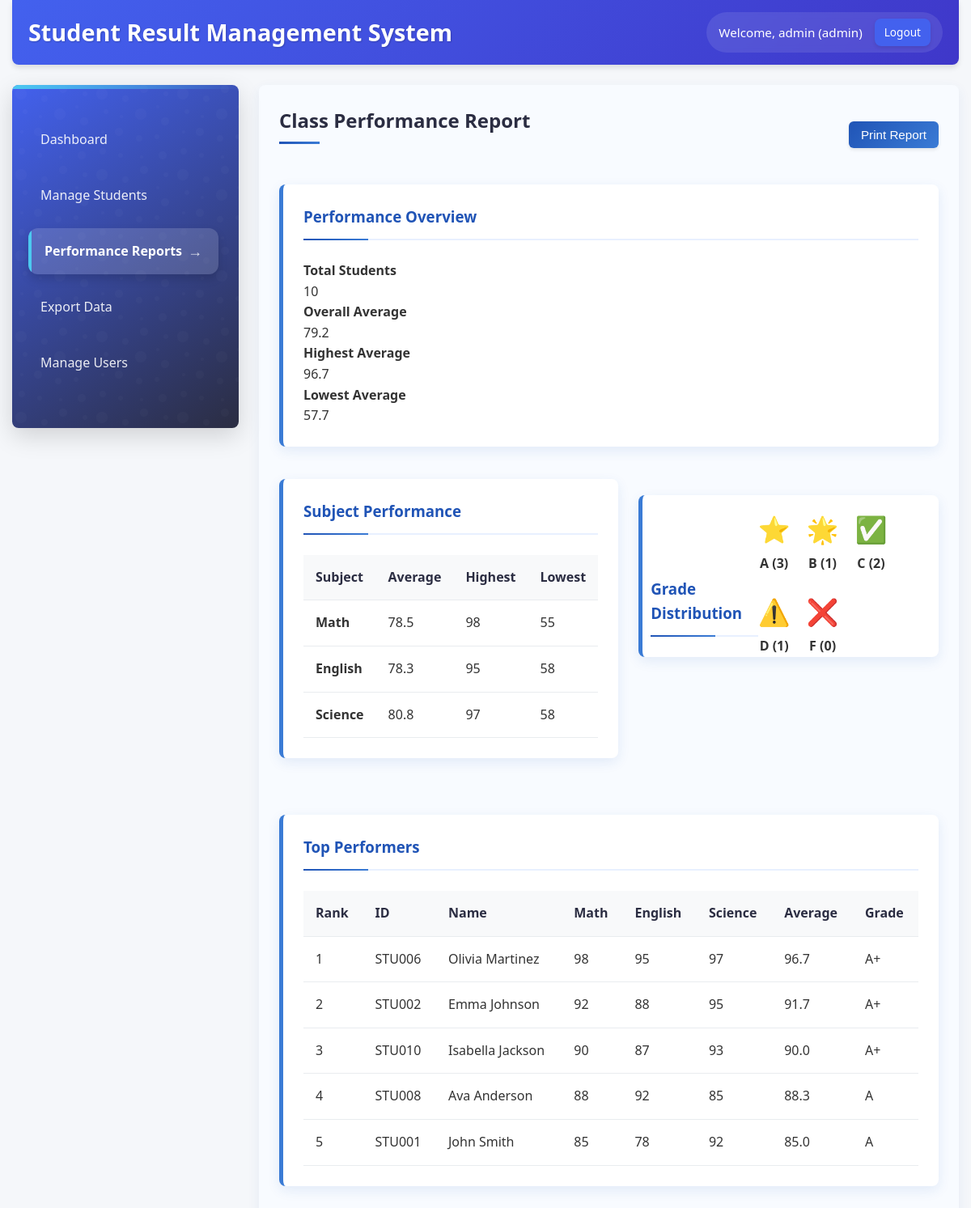
/reports.php (signed in), run on the app's committed database.
### tables this page shows
CREATE TABLE students (
    id INT AUTO_INCREMENT PRIMARY KEY,
    student_id VARCHAR(20) NOT NULL UNIQUE,
    name VARCHAR(100) NOT NULL,
    math INT NOT NULL,
    english INT NOT NULL,
    science INT NOT NULL,
    total INT NOT NULL,
    average DECIMAL(5,2) NOT NULL,
    grade VARCHAR(2) NOT NULL,
    created_by INT,
    created_at TIMESTAMP DEFAULT CURRENT_TIMESTAMP,
    updated_at TIMESTAMP DEFAULT CURRENT_TIMESTAMP ON UPDATE CURRENT_TIMESTAMP,
    FOREIGN KEY (created_by) REFERENCES users(id) ON DELETE SET NULL
);

### reports.php (the view, shortened to what this page needs)
<?php
require_once 'config.php';
$stats = array();
$query = "SELECT COUNT(*) as total FROM students";
$result = $conn->query($query);
$stats['total_students'] = ($result && $row = $result->fetch_assoc()) ? $row['total'] : 0;
$query = "SELECT
    AVG(math) as avg_math,
    AVG(english) as avg_english,
    AVG(science) as avg_science,
    AVG(average) as overall_avg
    FROM students";
$result = $conn->query($query);
if ($result && $row = $result->fetch_assoc()) {
    $stats['avg_math'] = round($row['avg_math'], 1);
    $stats['avg_english'] = round($row['avg_english'], 1);
    $stats['avg_science'] = round($row['avg_science'], 1);
    $stats['overall_avg'] = round($row['overall_avg'], 1);
}
$query = "SELECT
    MAX(math) as max_math, MIN(math) as min_math,
    MAX(english) as max_english, MIN(english) as min_english,
    MAX(science) as max_science, MIN(science) as min_science,
    MAX(average) as max_avg, MIN(average) as min_avg
    FROM students";
$result = $conn->query($query);
if ($result && $row = $result->fetch_assoc()) {
    $stats['max_math'] = $row['max_math'];
    $stats['min_math'] = $row['min_math'];
    $stats['max_english'] = $row['max_english'];
    $stats['min_english'] = $row['min_english'];
    $stats['max_science'] = $row['max_science'];
    $stats['min_science'] = $row['min_science'];
    $stats['max_avg'] = round($row['max_avg'], 1);
    $stats['min_avg'] = round($row['min_avg'], 1);
}
$query = "SELECT grade, COUNT(*) as count FROM students GROUP BY grade ORDER BY grade";
$result = $conn->query($query);
$grade_distribution = array();
if ($result) {
    while ($row = $result->fetch_assoc()) {
        $grade_distribution[$row['grade']] = $row['count'];
    }
}
$query = "SELECT * FROM students ORDER BY average DESC LIMIT 5";
$result = $conn->query($query);
$top_performers = array();
if ($result) {
    while ($row = $result->fetch_assoc()) {
        $top_performers[] = $row;
    }
}
?>
<!DOCTYPE html>
<html lang="en">
<head>
    <link rel="stylesheet" href="styles.css">
</head>
<body>
    <div class="container">
        <div class="header">
            <h1>Student Result Management System</h1>
            <div class="user-info">
                Welcome, <?php echo htmlspecialchars($_SESSION['username']); ?> (<?php echo htmlspecialchars($_SESSION['role']); ?>)
                <a href="logout.php" class="btn btn-sm">Logout</a>
            </div>
        </div>
        <div class="dashboard">
            <div class="sidebar">
                <ul class="menu">
                    <li><a href="dashboard.php">Dashboard</a></li>
                    <li><a href="manage_students.php">Manage Students</a></li>
                    <li><a href="reports.php" class="active">Performance Reports</a></li>
                    <li><a href="export.php">Export Data</a></li>
                    <?php if ($_SESSION['role'] == 'admin'): ?>
                        <li><a href="manage_users.php">Manage Users</a></li>
                    <?php endif; ?>
                </ul>
            </div>
            <div class="main-content">
                <div class="report-header">
                    <h2>Class Performance Report</h2>
                    <div class="report-actions">
                        <button class="btn" onclick="window.print()">Print Report</button>
                    </div>
                </div>
                <div class="report-section overview-section">
                    <h3>Performance Overview</h3>
                    <div class="stats-grid">
                        <div class="stat-box">
                            <h4>Total Students</h4>
                            <div class="stat-value"><?php echo $stats['total_students']; ?></div>
                        </div>
                        <div class="stat-box">
                            <h4>Overall Average</h4>
                            <div class="stat-value"><?php echo $stats['overall_avg']; ?></div>
                        </div>
                        <div class="stat-box">
                            <h4>Highest Average</h4>
                            <div class="stat-value"><?php echo $stats['max_avg']; ?></div>
                        </div>
                        <div class="stat-box">
                            <h4>Lowest Average</h4>
                            <div class="stat-value"><?php echo $stats['min_avg']; ?></div>
                        </div>
                    </div>
                </div>
                <div class="report-grid">
                    <div class="report-section subject-performance">
                        <h3>Subject Performance</h3>
                        <table class="data-table">
                            <thead>
                                <tr>
                                    <th>Subject</th>
                                    <th>Average</th>
                                    <th>Highest</th>
                                    <th>Lowest</th>
                                </tr>
                            </thead>
                            <tbody>
                                <tr>
                                    <td><strong>Math</strong></td>
                                    <td><?php echo $stats['avg_math']; ?></td>
                                    <td><?php echo $stats['max_math']; ?></td>
                                    <td><?php echo $stats['min_math']; ?></td>
                                </tr>
                                <tr>
                                    <td><strong>English</strong></td>
                                    <td><?php echo $stats['avg_english']; ?></td>
                                    <td><?php echo $stats['max_english']; ?></td>
                                    <td><?php echo $stats['min_english']; ?></td>
                                </tr>
                                <tr>
                                    <td><strong>Science</strong></td>
                                    <td><?php echo $stats['avg_science']; ?></td>
                                    <td><?php echo $stats['max_science']; ?></td>
                                    <td><?php echo $stats['min_science']; ?></td>
                                </tr>
                            </tbody>
                        </table>
                    </div>
                  <div class="report-section grade-chart">
    <h3>Grade Distribution</h3>
    <div class="grade-distribution-icons" style="display:flex; gap:20px; flex-wrap:wrap;">
        <?php
        $gradeIcons = [
            'A' => '⭐',
            'B' => '🌟',
            'C' => '✅',
            'D' => '⚠️',
            'F' => '❌'
        ];
        foreach (['A','B','C','D','F'] as $grade):
            $count = isset($grade_distribution[$grade]) ? $grade_distribution[$grade] : 0;
        ?>
            <div class="grade-icon-container" style="text-align:center;">
                <div class="grade-icon" style="font-size:32px;"><?php echo $gradeIcons[$grade]; ?></div>
                <div class="grade-label" style="margin-top:5px; font-weight:bold;">
                    <?php echo $grade; ?> (<?php echo $count; ?>)
                </div>
            </div>
        <?php endforeach; ?>
    </div>
</div>
                </div>
                <div class="report-section top-performers">
                    <h3>Top Performers</h3>
                    <table class="data-table">
                        <thead>
                            <tr>
                                <th>Rank</th>
                                <th>ID</th>
                                <th>Name</th>
                                <th>Math</th>
                                <th>English</th>
                                <th>Science</th>
                                <th>Average</th>
                                <th>Grade</th>
                            </tr>
                        </thead>
                        <tbody>
                            <?php if (count($top_performers) > 0): ?>
                                <?php foreach ($top_performers as $index => $student): ?>
                                    <tr>
                                        <td><?php echo $index + 1; ?></td>
                                        <td><?php echo htmlspecialchars($student['student_id']); ?></td>
                                        <td><?php echo htmlspecialchars($student['name']); ?></td>
                                        <td><?php echo $student['math']; ?></td>
                                        <td><?php echo $student['english']; ?></td>
                                        <td><?php echo $student['science']; ?></td>
                                        <td><?php echo number_format($student['average'], 1); ?></td>
                                        <td><?php echo $student['grade']; ?></td>
                                    </tr>
                                <?php endforeach; ?>
                            <?php else: ?>
                                <tr>
                                    <td colspan="8" class="text-center">No records found</td>
                                </tr>
                            <?php endif; ?>
                        </tbody>
                    </table>
                </div>
            </div>
        </div>
    </div>
</body>
</html>

### reports.php (style rules this page uses)
.grade-label { margin-top: 5px; font-weight: bold; text-align: center; }

### data on the page
students: created_by "1", id "2", student "STU002", name "Emma Johnson", math "92", english "88", science "95", average "91.7", grade "A+"
students: student "STU006", name "Olivia Martinez", math "98", english "95", science "97", average "96.7", grade "A+"
students: student "STU010", name "Isabella Jackson", math "90", english "87", science "93", average "90.0", grade "A+"
students: student "STU008", name "Ava Anderson", math "88", english "92", science "85", average "88.3", grade "A"
students: student "STU001", name "John Smith", math "85", english "78", science "92", average "85.0", grade "A"

### other printed values
$_SESSION['username'] "admin"
$_SESSION['role'] "admin"
$stats['total_students'] "10"
$stats['overall_avg'] "79.2"
$stats['max_avg'] "96.7"
$stats['min_avg'] "57.7"
$stats['avg_math'] "78.5"
$stats['max_math'] "98"
$stats['min_math'] "55"
$stats['avg_english'] "78.3"
$stats['max_english'] "95"
$stats['min_english'] "58"
$stats['avg_science'] "80.8"
$stats['max_science'] "97"
$stats['min_science'] "58"
